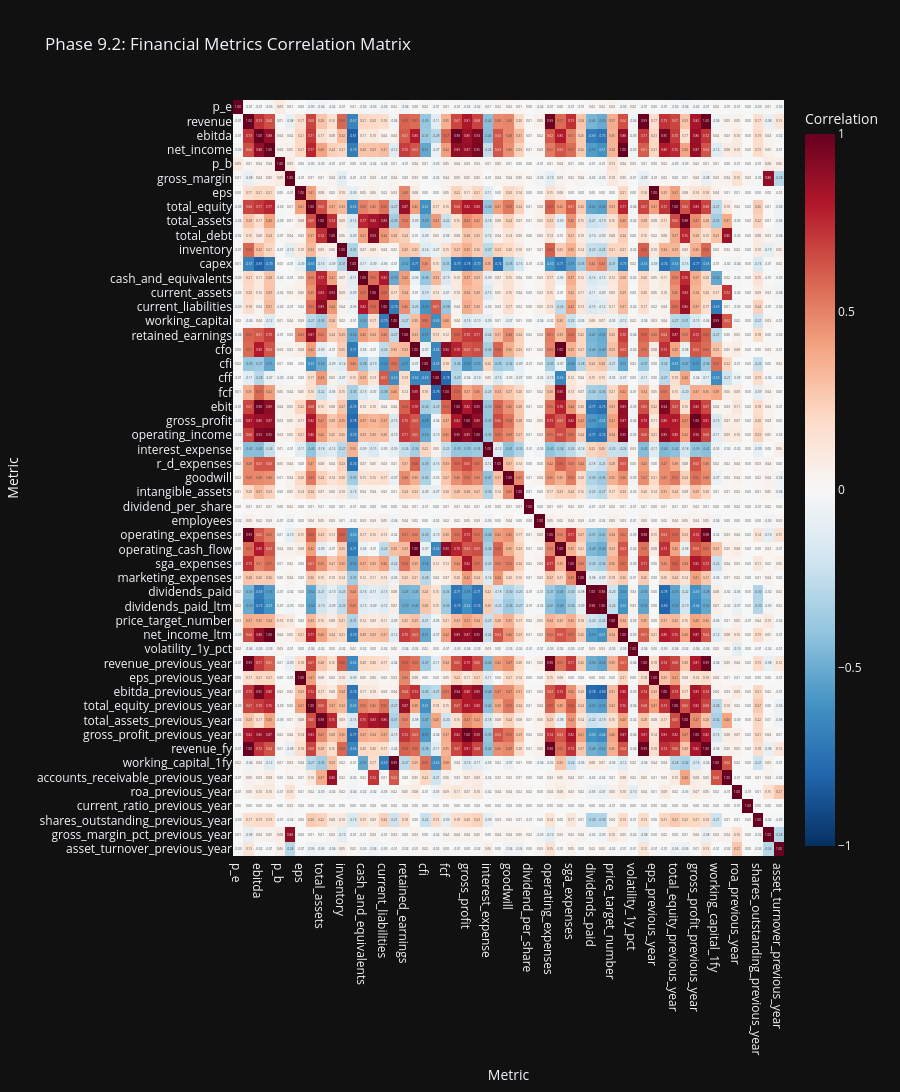

This figure's notebook cell:
### Code cell
# Phase 9.2: Interactive correlation heatmap
print("\n📈 Creating enhanced correlation analysis...")
if 'correlations' in eda_stats and eda_stats['correlations']:
    corr_df = pd.DataFrame(eda_stats['correlations'])

    # Select key financial metrics for focused correlation analysis
    key_metrics = ['p_e',
                   'revenue',
                   'ebitda',
                   'net_income',
                   'p_b',
                   'gross_margin',
                   'eps',
                   'total_equity',
                   'total_assets',
                   'total_debt',
                   'inventory',
                   'capex',
                   'cash_and_equivalents',
                   'current_assets',
                   'current_liabilities',
                   'working_capital',
                   'retained_earnings',
                   'cfo',
                   'cfi',
                   'cff',
                   'fcf',
                   'ebit',
                   'gross_profit',
                   'operating_income',
                   'interest_expense',
                   'r_d_expenses',
                   'goodwill',
                   'intangible_assets',
                   'dividend_per_share',
                   'employees',
                   'operating_expenses',
                   'operating_cash_flow',
                   'sga_expenses',
                   'marketing_expenses',
                   'dividends_paid',
                   'dividends_paid_ltm',
                   'price_target_number',
                   'net_income_ltm',
                   'volatility_1y_pct',
                   'revenue_previous_year',
                   'eps_previous_year',
                   'ebitda_previous_year',
                   'total_equity_previous_year',
                   'total_assets_previous_year',
                   'gross_profit_previous_year',
                   'revenue_fy',
                   'working_capital_1fy',
                   'accounts_receivable_previous_year',
                   'roa_previous_year',
                   'current_ratio_previous_year',
                   'shares_outstanding_previous_year',
                   'gross_margin_pct_previous_year',
                   'asset_turnover_previous_year']
    available_metrics = [m for m in key_metrics if m in corr_df.columns]

    if len(available_metrics) >= 3:
        corr_subset = corr_df.loc[available_metrics, available_metrics]

        fig_corr = px.imshow(
                corr_subset,
                labels=dict(x="Metric", y="Metric", color="Correlation"),
                title='Phase 9.2: Financial Metrics Correlation Matrix',
                color_continuous_scale='RdBu_r',
                zmin=-1, zmax=1,
                aspect='auto',
                height=1200,
                text_auto='.2f'
                )
        fig_corr.show()
        fig_corr.write_html(eda_output_dir / "phase92_correlation_matrix.html")
        print(f"  ✓ Saved: {eda_output_dir / 'phase92_correlation_matrix.html'}")

### Figure 1 — Plotly figure (JSON) as saved in the notebook; plotly's stock layout.template omitted (floating-point values rounded to 4 significant figures; data arrays with more than 128 entries replaced by an {"elided": "..."} marker saying what was removed)
{"data": [{"coloraxis": "coloraxis", "name": "0", "texttemplate": "%{z:.2f}", "x": ["p_e", "revenue", "ebitda", "net_income", "p_b", "gross_margin", "eps", "total_equity", "total_assets", "total_debt", "inventory", "capex", "cash_and_equivalents", "current_assets", "current_liabilities", "working_capital", "retained_earnings", "cfo", "cfi", "cff", "fcf", "ebit", "gross_profit", "operating_income", "interest_expense", "r_d_expenses", "goodwill", "intangible_assets", "dividend_per_share", "employees", "operating_expenses", "operating_cash_flow", "sga_expenses", "marketing_expenses", "dividends_paid", "dividends_paid_ltm", "price_target_number", "net_income_ltm", "volatility_1y_pct", "revenue_previous_year", "eps_previous_year", "ebitda_previous_year", "total_equity_previous_year", "total_assets_previous_year", "gross_profit_previous_year", "revenue_fy", "working_capital_1fy", "accounts_receivable_previous_year", "roa_previous_year", "current_ratio_previous_year", "shares_outstanding_previous_year", "gross_margin_pct_previous_year", "asset_turnover_previous_year"], "y": ["p_e", "revenue", "ebitda", "net_income", "p_b", "gross_margin", "eps", "total_equity", "total_assets", "total_debt", "inventory", "capex", "cash_and_equivalents", "current_assets", "current_liabilities", "working_capital", "retained_earnings", "cfo", "cfi", "cff", "fcf", "ebit", "gross_profit", "operating_income", "interest_expense", "r_d_expenses", "goodwill", "intangible_assets", "dividend_per_share", "employees", "operating_expenses", "operating_cash_flow", "sga_expenses", "marketing_expenses", "dividends_paid", "dividends_paid_ltm", "price_target_number", "net_income_ltm", "volatility_1y_pct", "revenue_previous_year", "eps_previous_year", "ebitda_previous_year", "total_equity_previous_year", "total_assets_previous_year", "gross_profit_previous_year", "revenue_fy", "working_capital_1fy", "accounts_receivable_previous_year", "roa_previous_year", "current_ratio_previous_year", "shares_outstanding_previous_year", "gross_margin_pct_previous_year", "asset_turnover_previous_year"], "z": {"elided": "53x53 float values"}, "type": "heatmap", "xaxis": "x", "yaxis": "y", "hovertemplate": "Metric: %{x}<br>Metric: %{y}<br>Correlation: %{z}<extra></extra>"}], "layout": {"xaxis": {"anchor": "y", "domain": [0.0, 1.0], "title": {"text": "Metric"}}, "yaxis": {"anchor": "x", "domain": [0.0, 1.0], "autorange": "reversed", "title": {"text": "Metric"}}, "coloraxis": {"colorbar": {"title": {"text": "Correlation"}}, "colorscale": [[0.0, "rgb(5,48,97)"], [0.1, "rgb(33,102,172)"], [0.2, "rgb(67,147,195)"], [0.3, "rgb(146,197,222)"], [0.4, "rgb(209,229,240)"], [0.5, "rgb(247,247,247)"], [0.6, "rgb(253,219,199)"], [0.7, "rgb(244,165,130)"], [0.8, "rgb(214,96,77)"], [0.9, "rgb(178,24,43)"], [1.0, "rgb(103,0,31)"]], "cmin": -1, "cmax": 1}, "title": {"text": "Phase 9.2: Financial Metrics Correlation Matrix"}, "height": 1200}}
